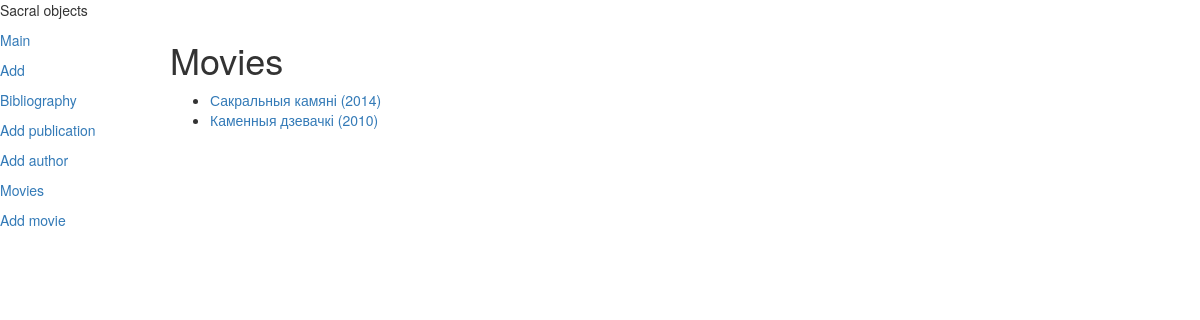
Before: /movies/ with the older database file.
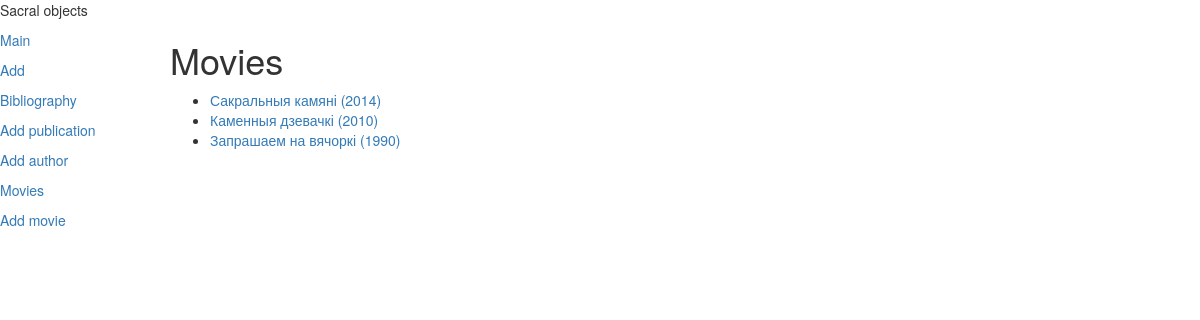
After: the same page with the newer database file.
### movie/models.py (models this page shows)
class Movie(models.Model):
    DOCUMENTARY = 0
    ART = 1
    NEWSREEL = 2
    REPORTAGE = 3
    RATINGS = (
        (DOCUMENTARY, 'Знята ў час аўтэнтычнага абрада'),
        (ART, 'Мастацкае асэнсаванне'),
        (NEWSREEL, 'Апрацаваны запіс аўтэнтычнага абраду'),
        (REPORTAGE, 'Непасрэдная перадача падзеі'),
    )
    title = models.CharField(max_length=140)
    plot = models.TextField()
    year = models.PositiveIntegerField()
    rating = models.IntegerField(
        choices=RATINGS,
        default=DOCUMENTARY)
    director = models.ManyToManyField(to='volumbf.Authors', related_name='directed_by', blank=True)
    creators = models.ManyToManyField(to='volumbf.Authors', through='Role', related_name='created_by', blank=True)
    website = models.URLField(blank=True)
    objects = MovieManager()
    class Meta:
        ordering = ('-year', 'title')
        verbose_name = 'Фільм'
        verbose_name_plural = 'Фільмы'
    def __str__(self):
        return '{} ({})'.format(self.title, self.year)

### movie/views.py (the view)
# urls.py: path('movies/', views.MovieList.as_view(), name='MovieList'),
class MovieList(ListView):
    model = Movie

### movie/templates/movie/movie_list.html (shortened to what this page needs)
{% extends "layout/basic.html" %}
{% block content %}
<h1>Movies</h1>
<ul>
   {% for movie in object_list %}
     <li><a href="{%  url 'movie:MovieDetail' pk=movie.id %}">{{ movie }}</a> </li>
   {% endfor %}
</ul>
{% endblock %}

Changed rows visible on the page:
added Movie: title+year "Запрашаем на вячоркі (1990)"
